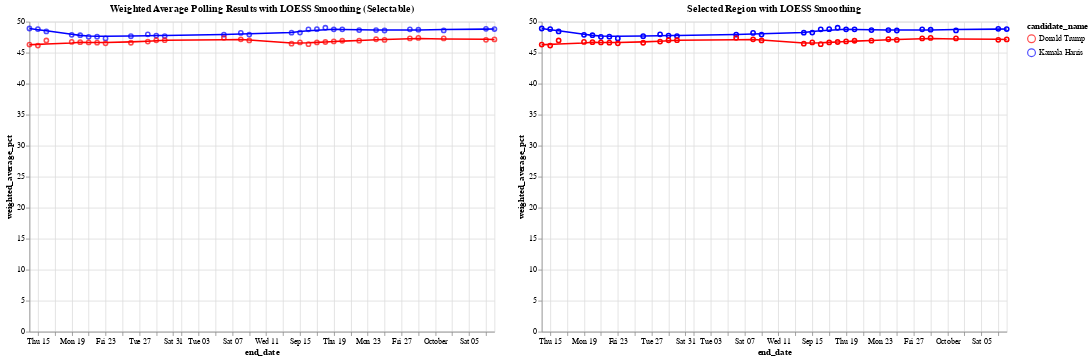

The cell this chart's notebook holds for it:
### Code cell
# Define the color scale for the two candidates
color_scale = alt.Scale(domain=['Donald Trump', 'Kamala Harris'], range=['red', 'blue'])

# Step 1: Create a selection brush for the horizontal axis (end_date)
brush = alt.selection_interval(encodings=['x'])  # Brush selection on the x-axis

# Step 2: Create the base chart with points and LOESS smoothing (Chart 1)
base = alt.Chart(df_weighted_averages).mark_point().encode(
    x='end_date:T',
    y='weighted_average_pct:Q',
    color=alt.Color('candidate_name:N', scale=color_scale)
)

loess = base.transform_loess(
    'end_date', 'weighted_average_pct', groupby=['candidate_name'], bandwidth=0.3
).mark_line()

chart1 = (base + loess).add_params(
    brush  # Add the brush selection to Chart 1
).properties(
    title='Weighted Average Polling Results with LOESS Smoothing (Selectable)',
    width=600,
    height=400
)

# Step 3: Create the side-by-side chart that will show the selected region with tooltip

# Apply the same selection filter to both points and LOESS in chart2
selected_points = base.encode(
    opacity=alt.condition(brush, alt.value(1), alt.value(0)),  # Highlight only selected points
    tooltip=['end_date:T', 'candidate_name:N', 'weighted_average_pct:Q']  # Add tooltip for points
).transform_filter(
    brush  # Filter by brush selection
)

# Apply LOESS smoothing for the selected range
selected_loess = alt.Chart(df_weighted_averages).transform_loess(
    'end_date', 'weighted_average_pct', groupby=['candidate_name'], bandwidth=0.3
).mark_line().encode(
    x='end_date:T',
    y='weighted_average_pct:Q',
    color=alt.Color('candidate_name:N', scale=color_scale),
    tooltip=['end_date:T', 'candidate_name:N', 'weighted_average_pct:Q']
).transform_filter(
    brush  # Filter the LOESS line by the brush selection
)

# Combine selected points and LOESS for the second chart
chart2 = (selected_points + selected_loess).properties(
    title='Selected Region with LOESS Smoothing',
    width=600,
    height=400
)

# Combine the two charts side by side
final_chart = alt.hconcat(chart1, chart2)

# Display the final chart
final_chart.show()

### Figure 1 — Vega-Lite specification as saved in the notebook (floating-point values rounded to 4 significant figures)
{"config": {"view": {"continuousWidth": 300, "continuousHeight": 300}}, "hconcat": [{"layer": [{"mark": {"type": "point"}, "encoding": {"color": {"field": "candidate_name", "scale": {"domain": ["Donald Trump", "Kamala Harris"], "range": ["red", "blue"]}, "type": "nominal"}, "x": {"field": "end_date", "type": "temporal"}, "y": {"field": "weighted_average_pct", "type": "quantitative"}}, "name": "view_56"}, {"mark": {"type": "line"}, "encoding": {"color": {"field": "candidate_name", "scale": {"domain": ["Donald Trump", "Kamala Harris"], "range": ["red", "blue"]}, "type": "nominal"}, "x": {"field": "end_date", "type": "temporal"}, "y": {"field": "weighted_average_pct", "type": "quantitative"}}, "transform": [{"loess": "weighted_average_pct", "on": "end_date", "bandwidth": 0.3, "groupby": ["candidate_name"]}]}], "height": 400, "title": "Weighted Average Polling Results with LOESS Smoothing (Selectable)", "width": 600}, {"layer": [{"mark": {"type": "point"}, "encoding": {"color": {"field": "candidate_name", "scale": {"domain": ["Donald Trump", "Kamala Harris"], "range": ["red", "blue"]}, "type": "nominal"}, "opacity": {"condition": {"param": "param_56", "value": 1}, "value": 0}, "tooltip": [{"field": "end_date", "type": "temporal"}, {"field": "candidate_name", "type": "nominal"}, {"field": "weighted_average_pct", "type": "quantitative"}], "x": {"field": "end_date", "type": "temporal"}, "y": {"field": "weighted_average_pct", "type": "quantitative"}}, "transform": [{"filter": {"param": "param_56"}}]}, {"mark": {"type": "line"}, "encoding": {"color": {"field": "candidate_name", "scale": {"domain": ["Donald Trump", "Kamala Harris"], "range": ["red", "blue"]}, "type": "nominal"}, "tooltip": [{"field": "end_date", "type": "temporal"}, {"field": "candidate_name", "type": "nominal"}, {"field": "weighted_average_pct", "type": "quantitative"}], "x": {"field": "end_date", "type": "temporal"}, "y": {"field": "weighted_average_pct", "type": "quantitative"}}, "transform": [{"loess": "weighted_average_pct", "on": "end_date", "bandwidth": 0.3, "groupby": ["candidate_name"]}, {"filter": {"param": "param_56"}}]}], "height": 400, "title": "Selected Region with LOESS Smoothing", "width": 600}], "data": {"name": "data-94be8813e7d8c87e99faec8b7c6f2901"}, "params": [{"name": "param_56", "select": {"type": "interval", "encodings": ["x"]}, "views": ["view_56"]}], "$schema": "https://vega.github.io/schema/vega-lite/v5.20.1.json", "datasets": {"data-94be8813e7d8c87e99faec8b7c6f2901": [{"end_date": "2024-10-08T00:00:00", "candidate_id": 16661, "candidate_name": "Kamala Harris", "weighted_average_pct": 48.82}, {"end_date": "2024-10-08T00:00:00", "candidate_id": 16651, "candidate_name": "Donald Trump", "weighted_average_pct": 47.14}, {"end_date": "2024-10-07T00:00:00", "candidate_id": 16661, "candidate_name": "Kamala Harris", "weighted_average_pct": 48.86}, {"end_date": "2024-10-07T00:00:00", "candidate_id": 16651, "candidate_name": "Donald Trump", "weighted_average_pct": 47.08}, {"end_date": "2024-10-02T00:00:00", "candidate_id": 16661, "candidate_name": "Kamala Harris", "weighted_average_pct": 48.6}, {"end_date": "2024-10-02T00:00:00", "candidate_id": 16651, "candidate_name": "Donald Trump", "weighted_average_pct": 47.31}, {"end_date": "2024-09-29T00:00:00", "candidate_id": 16661, "candidate_name": "Kamala Harris", "weighted_average_pct": 48.71}, {"end_date": "2024-09-29T00:00:00", "candidate_id": 16651, "candidate_name": "Donald Trump", "weighted_average_pct": 47.38}, {"end_date": "2024-09-28T00:00:00", "candidate_id": 16661, "candidate_name": "Kamala Harris", "weighted_average_pct": 48.76}, {"end_date": "2024-09-28T00:00:00", "candidate_id": 16651, "candidate_name": "Donald Trump", "weighted_average_pct": 47.3}, {"end_date": "2024-09-25T00:00:00", "candidate_id": 16661, "candidate_name": "Kamala Harris", "weighted_average_pct": 48.58}, {"end_date": "2024-09-25T00:00:00", "candidate_id": 16651, "candidate_name": "Donald Trump", "weighted_average_pct": 47.05}, {"end_date": "2024-09-24T00:00:00", "candidate_id": 16661, "candidate_name": "Kamala Harris", "weighted_average_pct": 48.65}, {"end_date": "2024-09-24T00:00:00", "candidate_id": 16651, "candidate_name": "Donald Trump", "weighted_average_pct": 47.17}, {"end_date": "2024-09-22T00:00:00", "candidate_id": 16661, "candidate_name": "Kamala Harris", "weighted_average_pct": 48.65}, {"end_date": "2024-09-22T00:00:00", "candidate_id": 16651, "candidate_name": "Donald Trump", "weighted_average_pct": 46.93}, {"end_date": "2024-09-20T00:00:00", "candidate_id": 16661, "candidate_name": "Kamala Harris", "weighted_average_pct": 48.77}, {"end_date": "2024-09-20T00:00:00", "candidate_id": 16651, "candidate_name": "Donald Trump", "weighted_average_pct": 46.93}, {"end_date": "2024-09-19T00:00:00", "candidate_id": 16661, "candidate_name": "Kamala Harris", "weighted_average_pct": 48.76}, {"end_date": "2024-09-19T00:00:00", "candidate_id": 16651, "candidate_name": "Donald Trump", "weighted_average_pct": 46.82}, {"end_date": "2024-09-18T00:00:00", "candidate_id": 16661, "candidate_name": "Kamala Harris", "weighted_average_pct": 49.02}, {"end_date": "2024-09-18T00:00:00", "candidate_id": 16651, "candidate_name": "Donald Trump", "weighted_average_pct": 46.73}, {"end_date": "2024-09-17T00:00:00", "candidate_id": 16661, "candidate_name": "Kamala Harris", "weighted_average_pct": 48.8}, {"end_date": "2024-09-17T00:00:00", "candidate_id": 16651, "candidate_name": "Donald Trump", "weighted_average_pct": 46.65}, {"end_date": "2024-09-16T00:00:00", "candidate_id": 16661, "candidate_name": "Kamala Harris", "weighted_average_pct": 48.77}, {"end_date": "2024-09-16T00:00:00", "candidate_id": 16651, "candidate_name": "Donald Trump", "weighted_average_pct": 46.38}, {"end_date": "2024-09-15T00:00:00", "candidate_id": 16661, "candidate_name": "Kamala Harris", "weighted_average_pct": 48.25}, {"end_date": "2024-09-15T00:00:00", "candidate_id": 16651, "candidate_name": "Donald Trump", "weighted_average_pct": 46.65}, {"end_date": "2024-09-14T00:00:00", "candidate_id": 16661, "candidate_name": "Kamala Harris", "weighted_average_pct": 48.22}, {"end_date": "2024-09-14T00:00:00", "candidate_id": 16651, "candidate_name": "Donald Trump", "weighted_average_pct": 46.45}, {"end_date": "2024-09-09T00:00:00", "candidate_id": 16661, "candidate_name": "Kamala Harris", "weighted_average_pct": 47.92}, {"end_date": "2024-09-09T00:00:00", "candidate_id": 16651, "candidate_name": "Donald Trump", "weighted_average_pct": 46.99}, {"end_date": "2024-09-08T00:00:00", "candidate_id": 16661, "candidate_name": "Kamala Harris", "weighted_average_pct": 48.19}, {"end_date": "2024-09-08T00:00:00", "candidate_id": 16651, "candidate_name": "Donald Trump", "weighted_average_pct": 47.16}, {"end_date": "2024-09-06T00:00:00", "candidate_id": 16661, "candidate_name": "Kamala Harris", "weighted_average_pct": 47.9}, {"end_date": "2024-09-06T00:00:00", "candidate_id": 16651, "candidate_name": "Donald Trump", "weighted_average_pct": 47.4}, {"end_date": "2024-08-30T00:00:00", "candidate_id": 16661, "candidate_name": "Kamala Harris", "weighted_average_pct": 47.69}, {"end_date": "2024-08-30T00:00:00", "candidate_id": 16651, "candidate_name": "Donald Trump", "weighted_average_pct": 47.02}, {"end_date": "2024-08-29T00:00:00", "candidate_id": 16661, "candidate_name": "Kamala Harris", "weighted_average_pct": 47.77}, {"end_date": "2024-08-29T00:00:00", "candidate_id": 16651, "candidate_name": "Donald Trump", "weighted_average_pct": 47.0}, {"end_date": "2024-08-28T00:00:00", "candidate_id": 16661, "candidate_name": "Kamala Harris", "weighted_average_pct": 47.96}, {"end_date": "2024-08-28T00:00:00", "candidate_id": 16651, "candidate_name": "Donald Trump", "weighted_average_pct": 46.79}, {"end_date": "2024-08-26T00:00:00", "candidate_id": 16661, "candidate_name": "Kamala Harris", "weighted_average_pct": 47.67}, {"end_date": "2024-08-26T00:00:00", "candidate_id": 16651, "candidate_name": "Donald Trump", "weighted_average_pct": 46.61}, {"end_date": "2024-08-23T00:00:00", "candidate_id": 16661, "candidate_name": "Kamala Harris", "weighted_average_pct": 47.3}, {"end_date": "2024-08-23T00:00:00", "candidate_id": 16651, "candidate_name": "Donald Trump", "weighted_average_pct": 46.51}, {"end_date": "2024-08-22T00:00:00", "candidate_id": 16661, "candidate_name": "Kamala Harris", "weighted_average_pct": 47.58}, {"end_date": "2024-08-22T00:00:00", "candidate_id": 16651, "candidate_name": "Donald Trump", "weighted_average_pct": 46.62}, {"end_date": "2024-08-21T00:00:00", "candidate_id": 16661, "candidate_name": "Kamala Harris", "weighted_average_pct": 47.55}, {"end_date": "2024-08-21T00:00:00", "candidate_id": 16651, "candidate_name": "Donald Trump", "weighted_average_pct": 46.65}, {"end_date": "2024-08-20T00:00:00", "candidate_id": 16661, "candidate_name": "Kamala Harris", "weighted_average_pct": 47.82}, {"end_date": "2024-08-20T00:00:00", "candidate_id": 16651, "candidate_name": "Donald Trump", "weighted_average_pct": 46.7}, {"end_date": "2024-08-19T00:00:00", "candidate_id": 16661, "candidate_name": "Kamala Harris", "weighted_average_pct": 47.89}, {"end_date": "2024-08-19T00:00:00", "candidate_id": 16651, "candidate_name": "Donald Trump", "weighted_average_pct": 46.74}, {"end_date": "2024-08-16T00:00:00", "candidate_id": 16661, "candidate_name": "Kamala Harris", "weighted_average_pct": 48.43}, {"end_date": "2024-08-16T00:00:00", "candidate_id": 16651, "candidate_name": "Donald Trump", "weighted_average_pct": 46.97}, {"end_date": "2024-08-15T00:00:00", "candidate_id": 16661, "candidate_name": "Kamala Harris", "weighted_average_pct": 48.81}, {"end_date": "2024-08-15T00:00:00", "candidate_id": 16651, "candidate_name": "Donald Trump", "weighted_average_pct": 46.14}, {"end_date": "2024-08-14T00:00:00", "candidate_id": 16661, "candidate_name": "Kamala Harris", "weighted_average_pct": 48.9}, {"end_date": "2024-08-14T00:00:00", "candidate_id": 16651, "candidate_name": "Donald Trump", "weighted_average_pct": 46.31}, {"end_date": "2024-08-12T00:00:00", "candidate_id": 16661, "candidate_name": "Kamala Harris", "weighted_average_pct": null}, {"end_date": "2024-08-12T00:00:00", "candidate_id": 16651, "candidate_name": "Donald Trump", "weighted_average_pct": null}]}}
